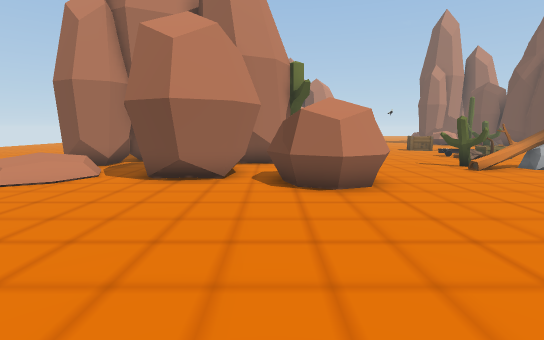
view 1 (above)

24 first-person views from a walk through a Unity game level. The camera is 1.4 m above the floor, tilts 8° down and sees 85° across. The floor is counted in squares, 1 m on a side. Each view is taken from the middle of a square. On the plan, view 1 faces up. The plan holds only what a view shows up to about 14 squares ahead; the rest is blank. The place goes on beyond the plan. The player is left out. Some animated figures are left out. Door leaves are left out, so doorways stand open. Some surface patterns are stand-ins.

view 2
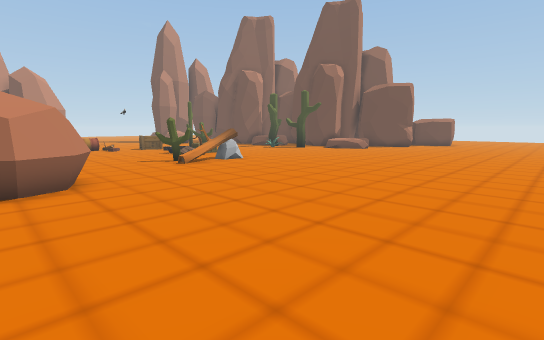

view 3
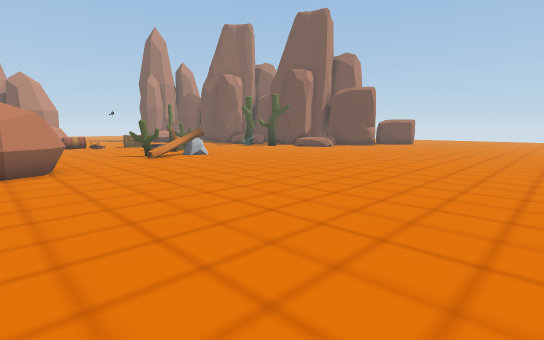

view 4
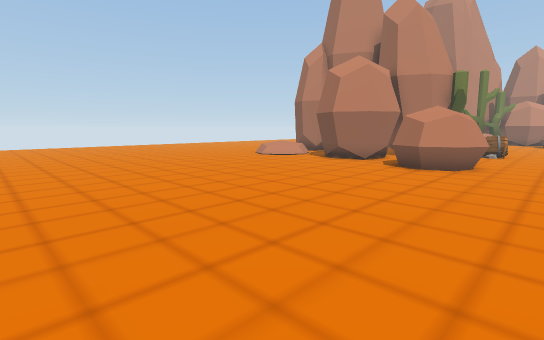

view 5
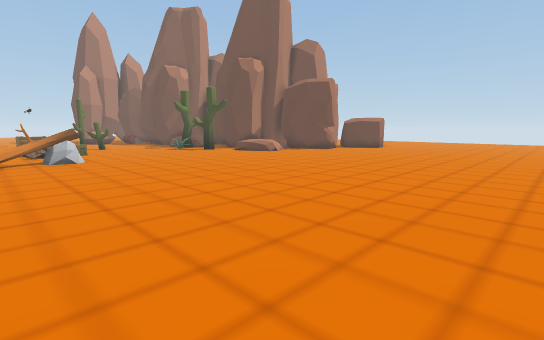

view 6
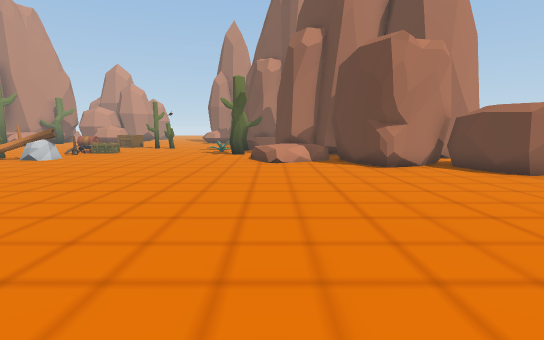

view 7
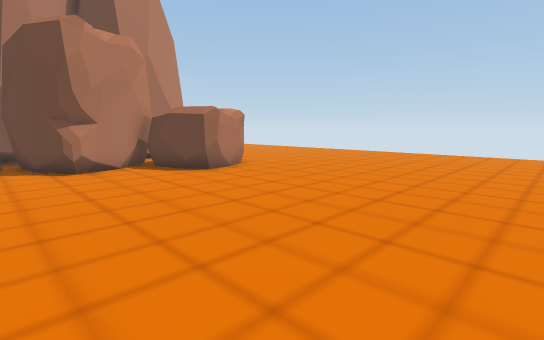

view 8
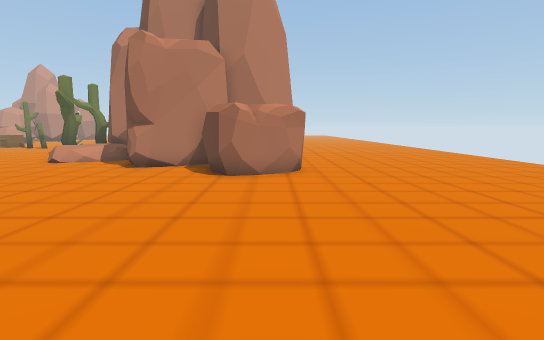

view 9
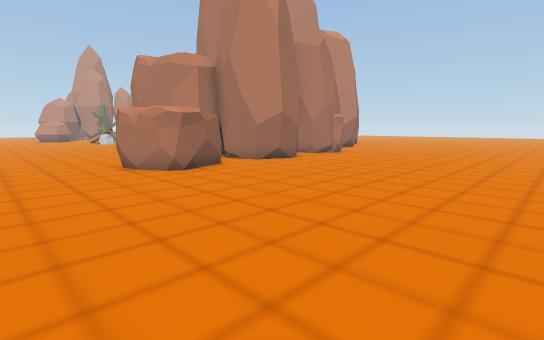

view 10
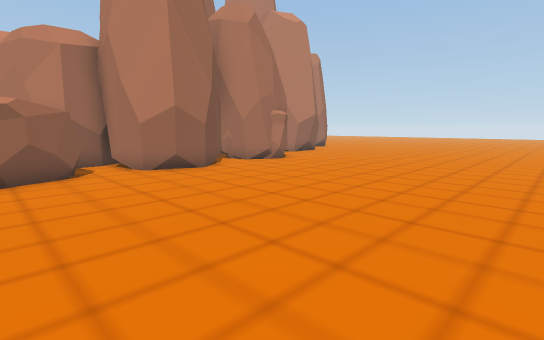

view 11
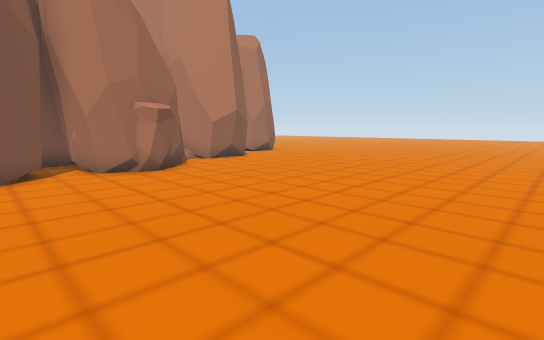

view 12
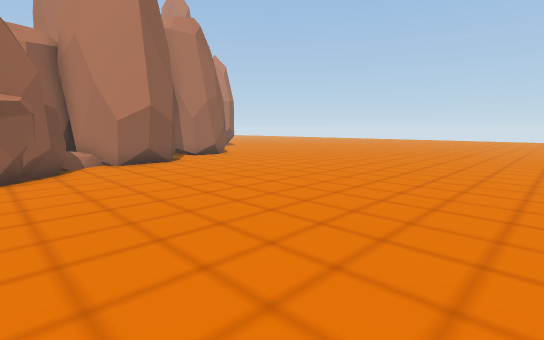

view 13
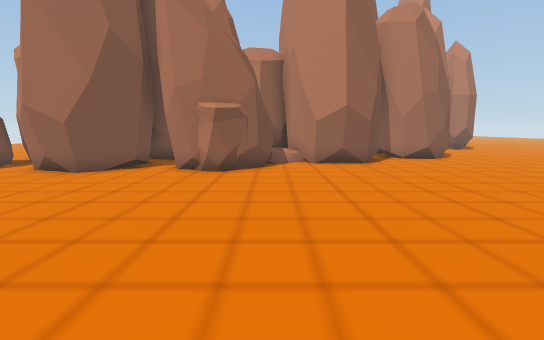

view 14
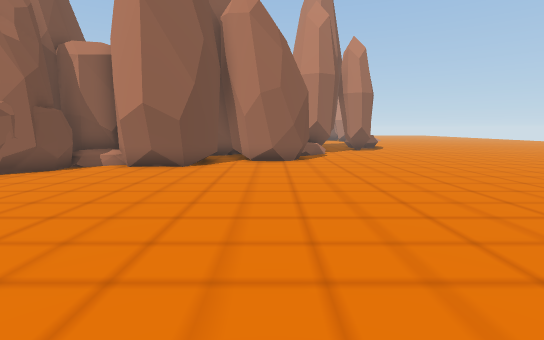

view 15
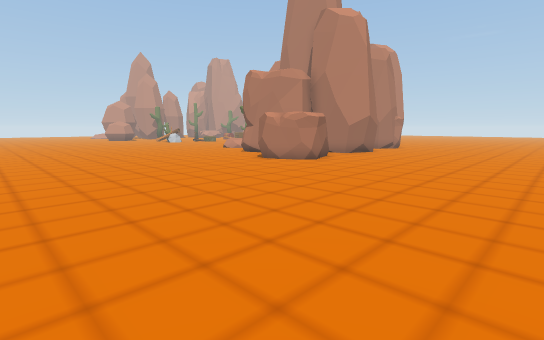

view 16
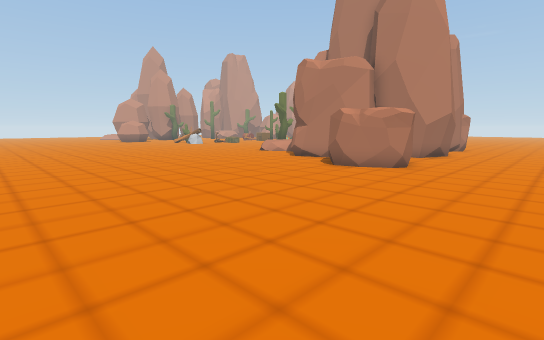

view 17
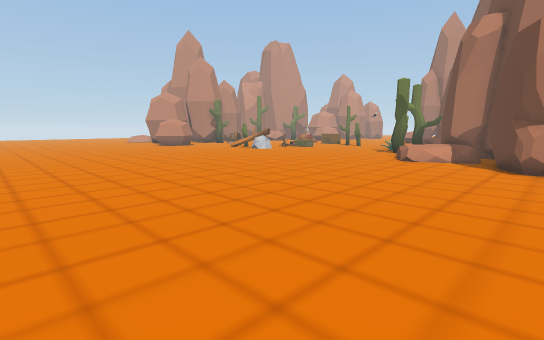

view 18
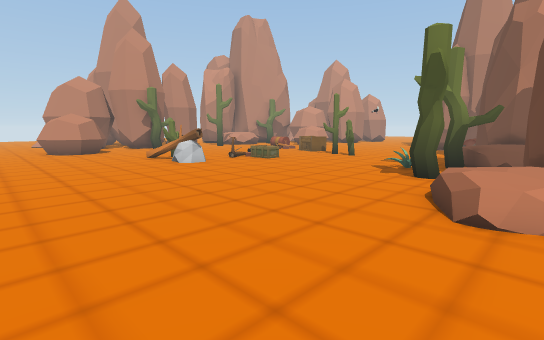

view 19
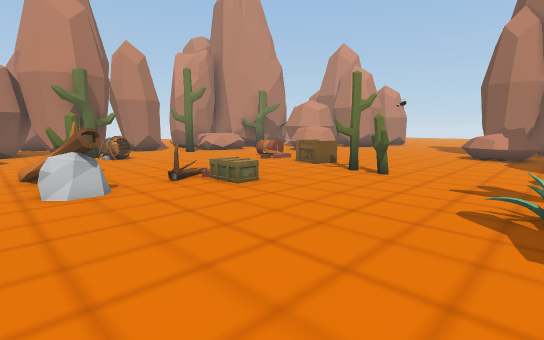

view 20
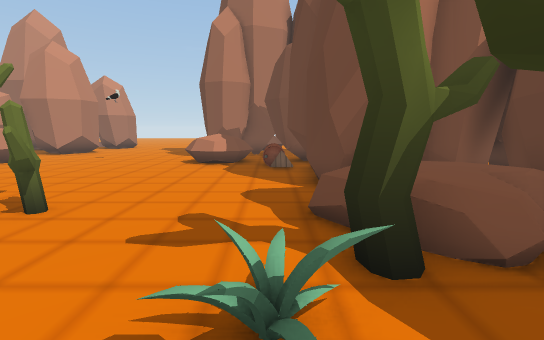

view 21
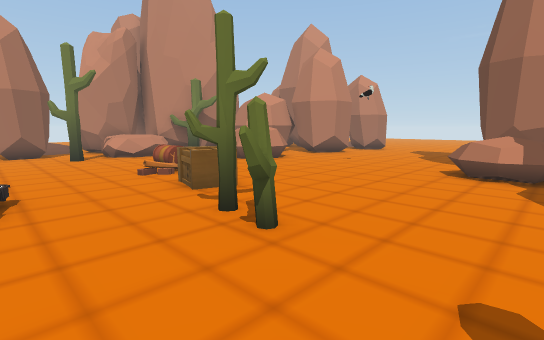

view 22
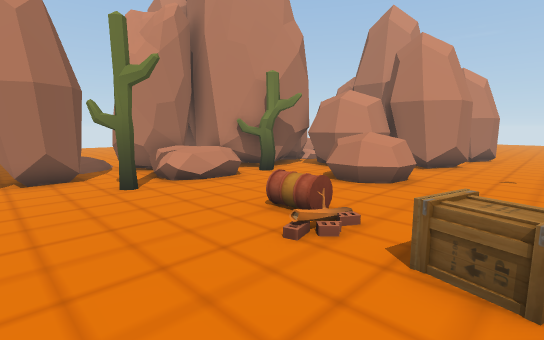

view 23
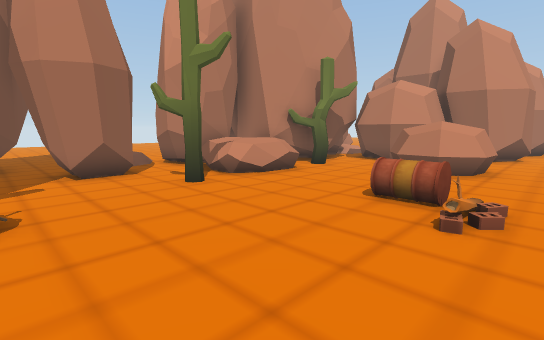

view 24
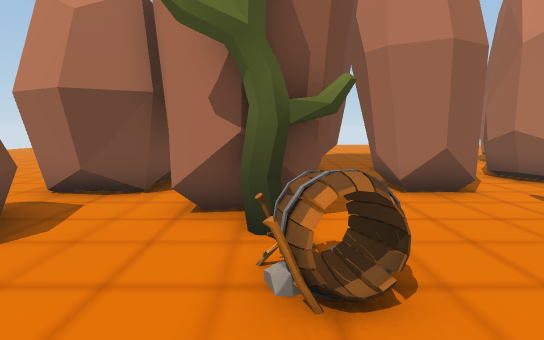

### Floor plan
Key: @ floor where view 1 was taken; # wall or solid block; x gap in a wall; . main floor; : floor 0.5 m higher than the main floor; + floor 0.75 m higher than the main floor; / step, stairs or slope; D open door; = window, fence, low wall or low ledge; ^ raised ledge; B box; T thing the floor can be seen under or through; A barrel; O other object.
Columns run from 8 left of view 1 to 39 right of it. Each row starts with its distance up from view 1.
 28             # ........###       x...............
 27          #### ........###        #..............
 26         ####   DDD...= ^=##      #..............
 25         ##..^^^.......=^=A#      #..............
 24         #O..=^=........=.A#     ###.............
 23      ####................ #     ####............
 22       #^^^................#     #  ##...........
 21       #^^^................#   ##   ##...........
 20     ###^^^...AAO.B........#####  ###............
 19     ##..=......O.BB........#^##  ####...........
 18       T..O.........OOO....^^^^#   ####..........
 17 ...   TT.............O....^^^#      ##..........
 16 .....TTT..................O#x       ##..........
 15 ..  T T..........//......OO.      ###...........
 14        ##OAA...../BO.....OO #     ####..........
 13   #    ##OAA.....O........O ###      ##.........
 12   #    ###..................=###     ##.........
 11 ###.  ###......OOOO........=+++#   ###..........
 10  //.  ##.......OOOO......../x::#   #............
  9   //   TTT  ................=..#######..........
  8  //.TTTTT  #....................#######.........
  7  //.....####.......................# ##.........
  6   .................................###..........
  5   ..............................................
  4  ...............................................
  3 ...............................................
  2 ................................................
  1 ...............................................
  0 ........@.......................................
 -1 ................................................
 -2 ................................................
 -3 ..............................................
 -4   ........................................... .

Where each view was taken, in squares from view 1:
view 1: 0 up, 0 right, facing up
view 2: 1 down, 1 right, facing up-right
view 3: 4 down, 1 right, facing up-right
view 4: 4 down, 5 right, facing up-left
view 5: 4 down, 7 right, facing up-right
view 6: 3 down, 20 right, facing up
view 7: 3 down, 22 right, facing up-right
view 8: 3 down, 29 right, facing up
view 9: 2 up, 39 right, facing up-left
view 10: 7 up, 39 right, facing up-left
view 11: 13 up, 39 right, facing up-left
view 12: 17 up, 39 right, facing up-left
view 13: 19 up, 39 right, facing left
view 14: 26 up, 38 right, facing left
view 15: 4 down, 38 right, facing up-left
view 16: 4 down, 34 right, facing up-left
view 17: 4 down, 25 right, facing up-left
view 18: 4 up, 21 right, facing up-left
view 19: 9 up, 17 right, facing up-left
view 20: 13 up, 17 right, facing up
view 21: 15 up, 16 right, facing up-left
view 22: 15 up, 10 right, facing up-left
view 23: 14 up, 8 right, facing up-left
view 24: 13 up, 5 right, facing left
